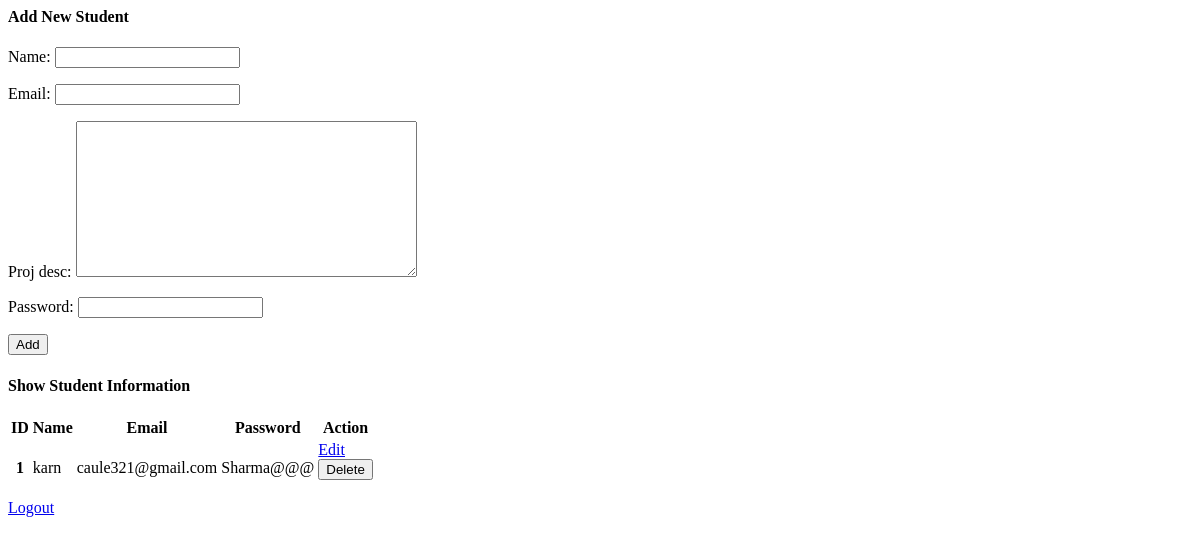
Before: /crudapp/ with the older database file.
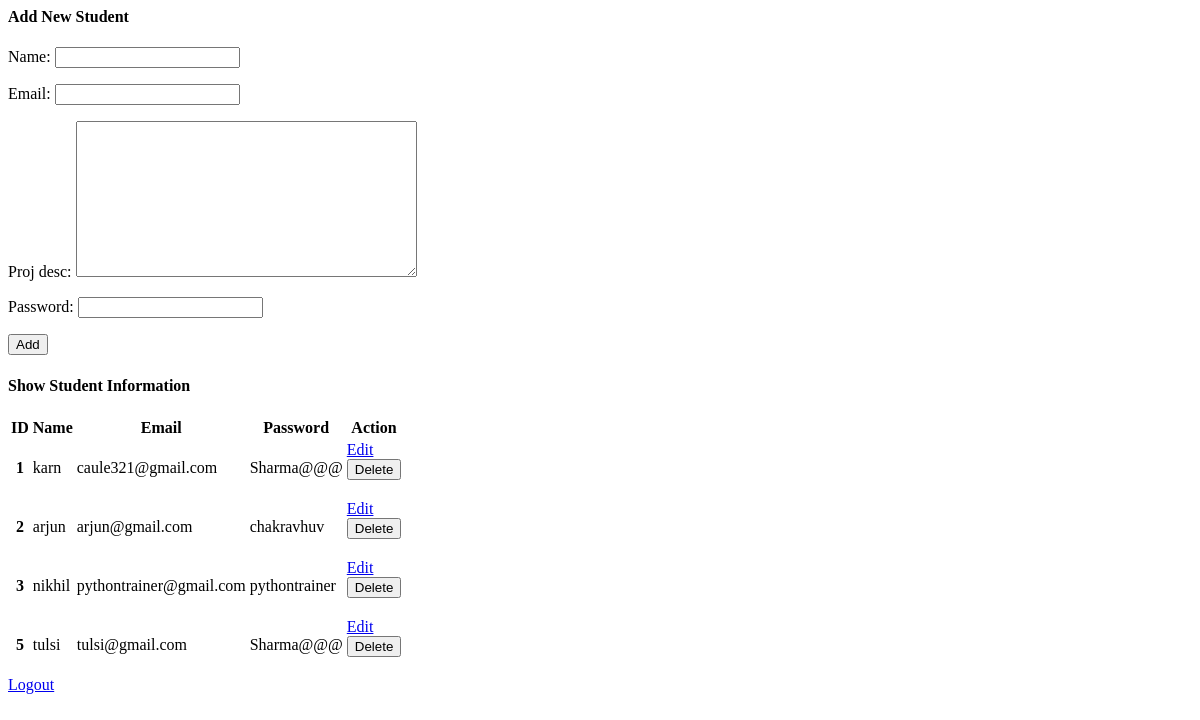
After: the same page with the newer database file.
### CRUDAPP/models.py (models this page shows)
class StudentInfo(models.Model):
    name = models.CharField(max_length=50)
    email = models.EmailField(max_length=50)
    proj_desc = models.TextField()
    password = models.CharField(max_length=50)

### CRUDAPP/views.py (the view)
# urls.py: path('crudapp/', views.crudapp, name='home'),
def crudapp(request):
    stu = StudentInfo.objects.all()
    if request.method == 'POST':
        form = StudentRegistration(request.POST)
        if form.is_valid():
            form.save()
            form = StudentRegistration()
    else:
        form = StudentRegistration()
    return render(request, 'CRUDAPP/home.html', {'form':form, "stu":stu})

### CRUDAPP/forms.py
class StudentRegistration(forms.ModelForm):
    class Meta:
        model = StudentInfo
        fields = ["name", "email", "proj_desc", "password"]

### CRUDAPP/templates/CRUDAPP/home.html (shortened to what this page needs)
<div class="row">
 <div class="col-sm-4">
  <h4 class="text-center alert alert-info">Add New Student</h4>
  <form action="" method="POST">
   {{form.as_p}}
   <input type="submit" class="btn btn-success" value="Add">
  </form>
 </div>
 <div class="col-sm-7 offset-1">
  <h4 class="text-center alert alert-info">Show Student Information</h4>
  {% if stu %}
   <table class="table table-hover">
     <thead>
       <tr>
         <th scope="col">ID</th>
         <th scope="col">Name</th>
         <th scope="col">Email</th>
         <th scope="col">Password</th>
         <th scope="col">Action</th>
       </tr>
     </thead>
     <tbody>
      {% for st in stu %}
       <tr>
         <th scope="row">{{st.id}}</th>
         <td>{{st.name}}</td>
         <td>{{st.email}}</td>
         <td>{{st.password}}</td>
         <td>
         <a href="{% url 'updatedata' st.id %}" class="btn btn-warning btn-sm">Edit</a>
         <form action="{% url 'deletedata' st.id %}" method="post" class="d-inline"> {% csrf_token %}
          <input type="submit" class="btn btn-danger btn-sm" value="Delete">
         </form>
         </td>
       </tr>
      {% endfor %}
     </tbody>
   </table>
  {% else %}
   <h4 class="text-center alert alert-warning">No Records</h4>
  {% endif %}
 </div>
</div>
<a href="{% url 'logout' %}">Logout</a>

Changed rows visible on the page:
added StudentInfo: id "2", name "arjun", email "arjun@gmail.com", password "chakravhuv"
added StudentInfo: id "3", name "nikhil", email "pythontrainer@gmail.com", password "pythontrainer"
added StudentInfo: id "5", name "tulsi", email "tulsi@gmail.com", password "Sharma@@@"
